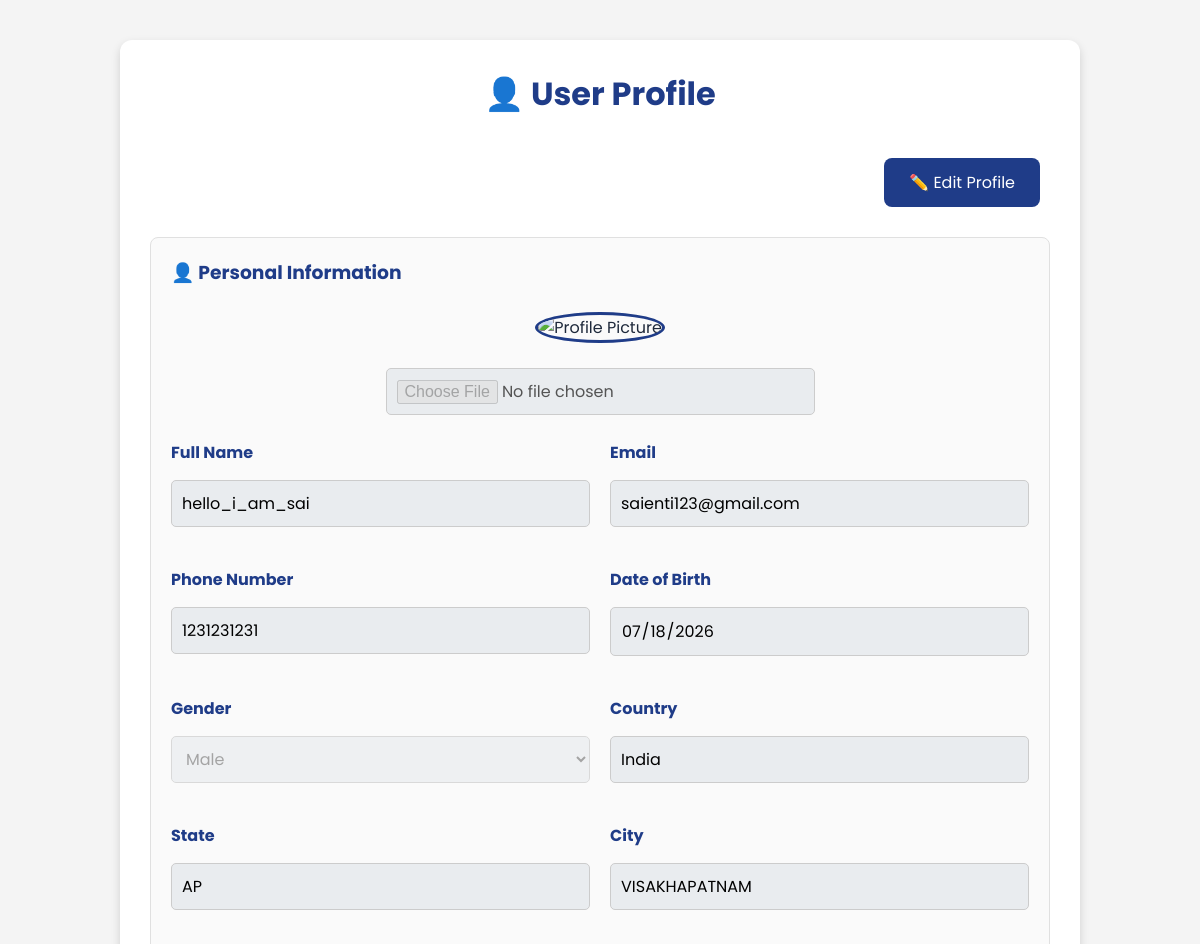
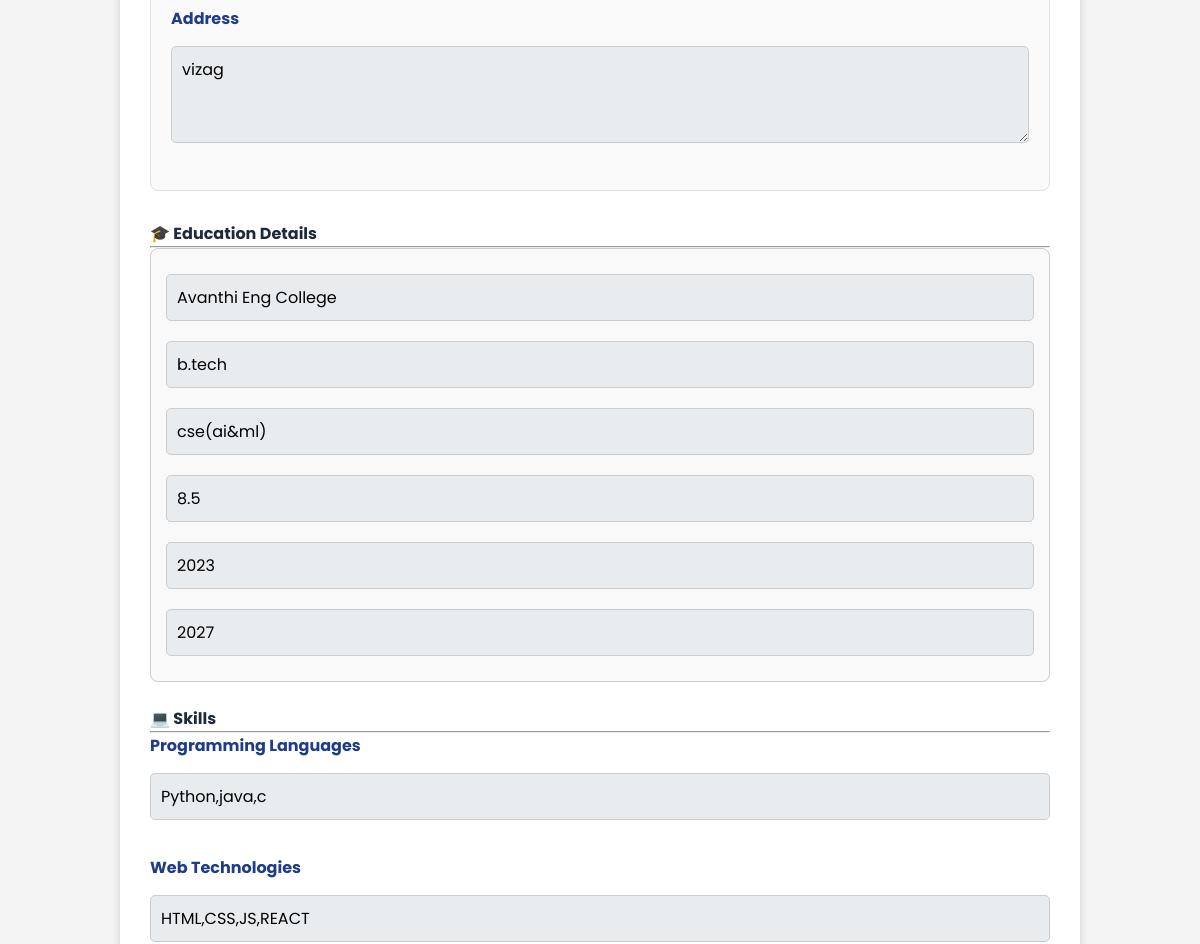
/profile (signed in, upper part), run on an earlier commit of the app's database (2 pictures, top to bottom).
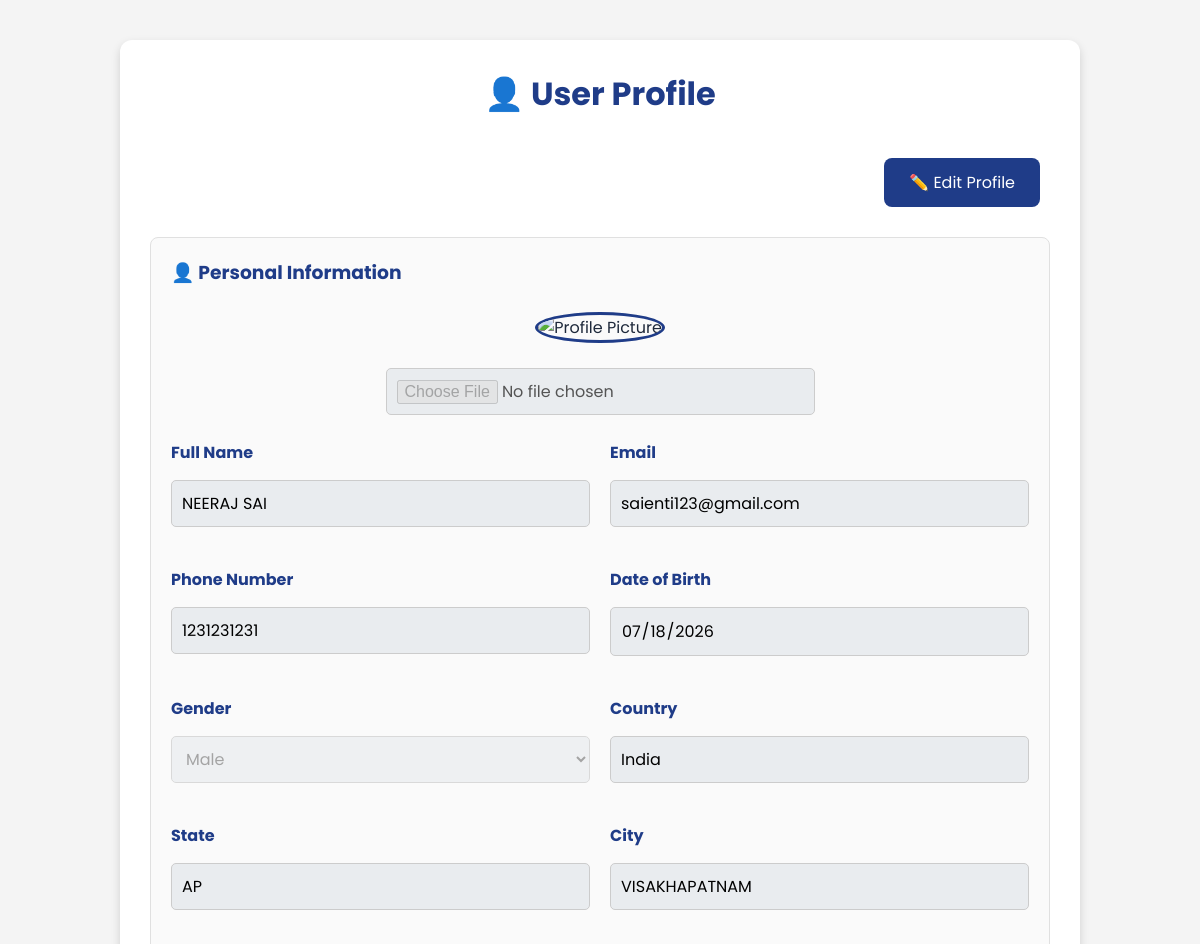
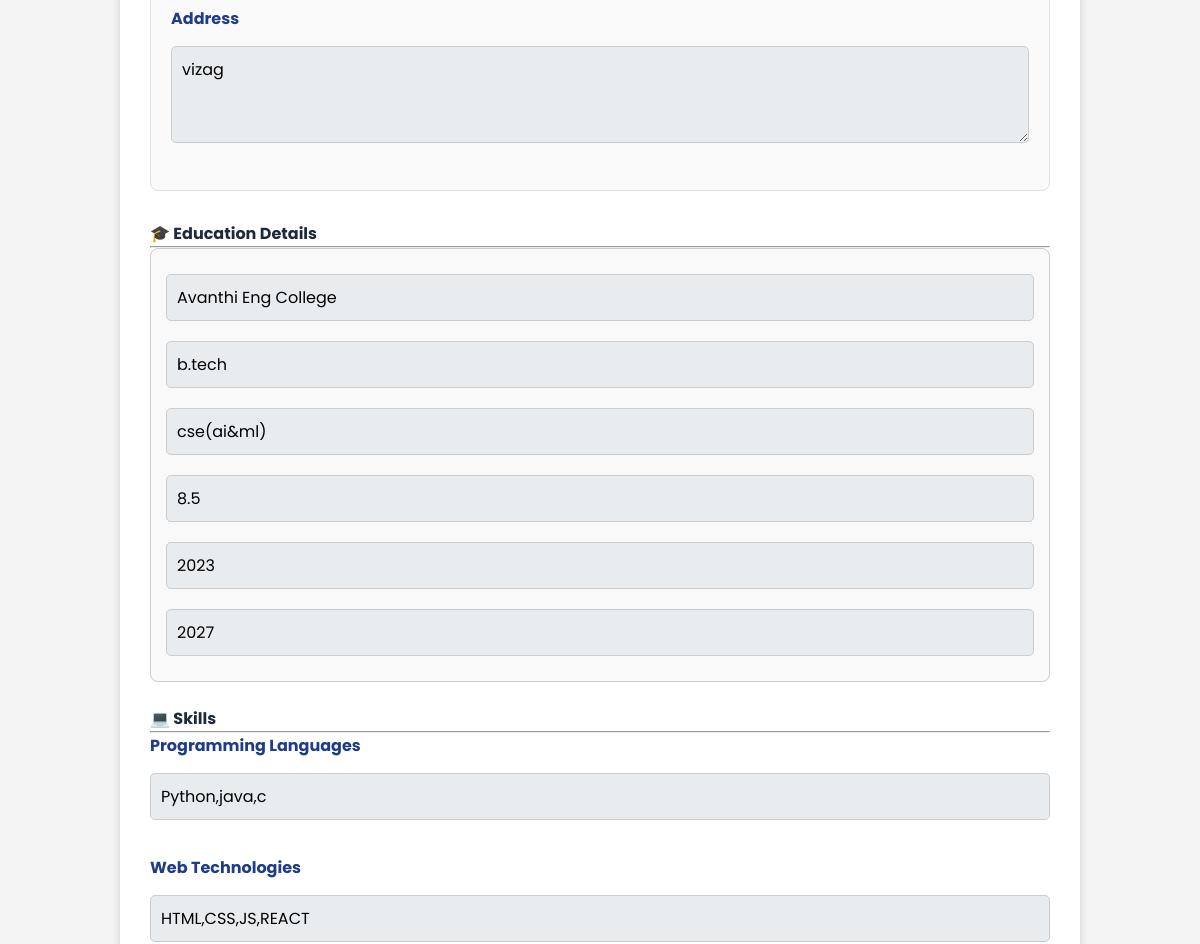
And on a later commit of the database (2 pictures, top to bottom).
### tables this page shows
CREATE TABLE users(
        id INTEGER PRIMARY KEY AUTOINCREMENT,
        fullname TEXT NOT NULL,
        email TEXT UNIQUE NOT NULL,
        password TEXT NOT NULL,

        phone TEXT,
        dob TEXT,
        gender TEXT,
        address TEXT,
        city TEXT,
        state TEXT,
        country TEXT,

        profile_image TEXT
    , programming_languages TEXT, web_technologies TEXT, frameworks TEXT, databases TEXT, project_name TEXT, project_description TEXT, github_repo TEXT, tech_used TEXT, certifications TEXT, work_experience TEXT, career_interest TEXT);

CREATE TABLE education(
        id INTEGER PRIMARY KEY AUTOINCREMENT,
        email TEXT,
        college TEXT,
        degree TEXT,
        branch TEXT,
        university TEXT,
        cgpa TEXT,
        start_year TEXT,
        end_year TEXT
    );

### app.py (the view, shortened to what this page needs)
@app.route("/profile", methods=["GET", "POST"])
@login_required
def profile():
    connection = sqlite3.connect(DATABASE)
    cursor = connection.cursor()
    email = session["user_email"]
    cursor.execute("""
SELECT
fullname,
email,
phone,
dob,
gender,
address,
city,
state,
country,
profile_image,
programming_languages,
web_technologies,
frameworks,
databases,
project_name,
project_description,
github_repo,
tech_used,
certifications,
work_experience,
career_interest
FROM users
WHERE email=?
""", (email,))
    user = cursor.fetchone()
    cursor.execute("""
    SELECT
    college,
    degree,
    branch,
    cgpa,
    start_year,
    end_year
    FROM education
    WHERE email=?
    """, (email,))
    education = cursor.fetchall()
    cursor.execute("""
    SELECT COUNT(*)
    FROM resume_history
    WHERE email=?
    """, (email,))
    total_uploads = cursor.fetchone()[0]
    cursor.execute("""
    SELECT score, career
    FROM resume_history
    WHERE email=?
    ORDER BY upload_date DESC
    LIMIT 1
    """, (email,))
    latest = cursor.fetchone()
    connection.close()
    if latest:
        latest_score = latest[0]
        latest_career = latest[1]
    else:
        latest_score = 0
        latest_career = "Not Available"
    return render_template(
        "profile.html",
        user=user,
        education=education,
        total_uploads=total_uploads,
        latest_score=latest_score,
        latest_career=latest_career
    )

### app.py (called while the page is built)
def login_required(f):
    @wraps(f)
    def decorated_function(*args, **kwargs):
        if "user_email" not in session:
            return redirect(url_for("login"))
        return f(*args, **kwargs)
    return decorated_function

### templates/profile.html (shortened to what the changed rows need)
<!DOCTYPE html>
<html lang="en">
<head>
    <link rel="stylesheet" href="{{ url_for('static', filename='css/style.css') }}">
</head>
<body>
<div class="container">
    <div class="card">
        <h1>👤 User Profile</h1>
        <form id="profileForm" method="POST" action="/profile" enctype="multipart/form-data">
            <div class="inner-card">
                <div class="row">
                    <div class="col-md-6 mb-3">
                        <label>Full Name</label>
                        <input type="text" name="fullname" class="form-control" value="{{ user[0] if user else '' }}" placeholder="Enter Full Name" readonly>
                    </div>
                    <div class="col-md-6 mb-3">
                        <label>Email</label>
                        <input type="email" name="email" class="form-control" value="{{ user[1] if user else '' }}" placeholder="Enter Email" readonly>
                    </div>
                    <div class="col-md-6 mb-3">
                        <label>Phone Number</label>
                        <input type="text" name="phone" class="form-control" value="{{ user[2] if user else '' }}" placeholder="Enter Mobile Number" readonly>
                    </div>
                    <div class="col-md-6 mb-3">
                        <label>Date of Birth</label>
                        <input type="date" name="dob" class="form-control" value="{{ user[3] if user else '' }}" readonly>
                    </div>
                    <div class="col-md-6 mb-3">
                        <label>Gender</label>
                        <select name="gender" class="form-control" disabled>
                            <option value="Male" {% if user and user[4] == 'Male' %}selected{% endif %}>Male</option>
                        </select>
                    </div>
                    <div class="col-md-6 mb-3">
                        <label>Country</label>
                        <input type="text" name="country" class="form-control" value="{{ user[8] if user else '' }}" placeholder="India" readonly>
                    </div>
                    <div class="col-md-6 mb-3">
                        <label>State</label>
                        <input type="text" name="state" class="form-control" value="{{ user[7] if user else '' }}" placeholder="Andhra Pradesh" readonly>
                    </div>
                    <div class="col-md-6 mb-3">
                        <label>City</label>
                        <input type="text" name="city" class="form-control" value="{{ user[6] if user else '' }}" placeholder="Visakhapatnam" readonly>
                    </div>
                    <div class="col-12 mb-3">
                        <label>Address</label>
                        <textarea name="address" class="form-control" rows="3" placeholder="Enter Address" readonly>{{ user[5] if user else '' }}</textarea>
                    </div>
                </div>
            </div>
<div id="educationContainer">
    {% if education %}
        {% for edu in education %}
        <div class="education-card border rounded p-3 mb-3" style="background: #f9f9f9;">
            <input type="text" name="college[]" value="{{ edu[0] }}" class="form-control mb-2" placeholder="College Name" readonly>
            <input type="text" name="degree[]" value="{{ edu[1] }}" class="form-control mb-2" placeholder="Degree" readonly>
            <input type="text" name="branch[]" value="{{ edu[2] }}" class="form-control mb-2" placeholder="Branch" readonly>
            <input type="text" name="cgpa[]" value="{{ edu[3] }}" class="form-control mb-2" placeholder="CGPA" readonly>
            <input type="text" name="start_year[]" value="{{ edu[4] }}" class="form-control mb-2" placeholder="Start Year" readonly>
            <input type="text" name="end_year[]" value="{{ edu[5] }}" class="form-control mb-2" placeholder="End Year" readonly>
        </div>
        {% endfor %}
    {% endif %}
</div>
            <div class="mb-3">
                <label>Programming Languages</label>
                <input
    type="text"
    name="programming_languages"
    class="form-control"
    value="{{ user[10] if user else '' }}"
    placeholder="Python, Java, C"
    readonly>
            </div>
            <div class="mb-3">
                <label>Web Technologies</label>
                <input
    type="text"
    name="web_technologies"
    class="form-control"
    value="{{ user[11] if user else '' }}"
    placeholder="HTML, CSS, JavaScript, React"
    readonly>
            </div>
        </form>
    </div>
</div>
</body>
</html>

What changed in the data, as far as the page shows it:
changed users "saienti123@gmail.com": fullname "hello_i_am_sai" → "NEERAJ SAI"
